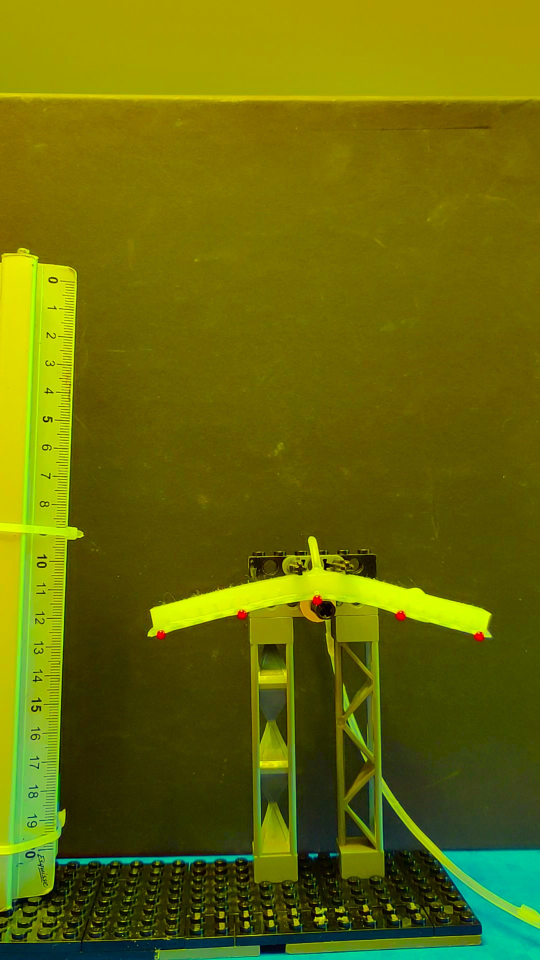
#> input picture Images_Bis/0.jpg, 1080 x 1920 px (shown at 1/2 size)
$ python -i soft_robotics.py   (imports and definitions only)
#> lines starting #> are read from the running program, lines starting #| are printed output that depends on the picture; after the words box and inside, x2 and y2 are one past the last pixel; in counts of white or black regions, pixels touching at a corner belong together


import numpy as np
import cv2 as cv
import matplotlib.pyplot as plt


def extract_coordinates(image_name):

#> called with image_name = 'Images_Bis/0.jpg'
    img = cv.imread(image_name)
#> img is the input picture: shape (1920, 1080, 3); mean B, G, R 8, 107.6, 104.8
    height, width = img.shape[:2]
#> height = 1920; width = 1080
    scale_percent = 40
    # Calculer les nouvelles dimensions de l'image
    new_width = int(width * scale_percent / 100)
#> new_width = 432
    new_height = int(height * scale_percent / 100)
#> new_height = 768
    dim = (new_width, new_height)
#> dim = (432, 768)

    # Redimensionner l'image
    resized = cv.resize(img, dim, interpolation = cv.INTER_AREA)
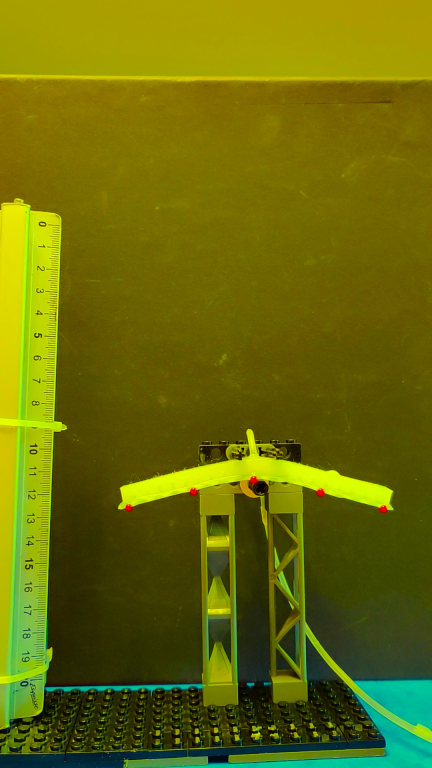
#> resized: shape (768, 432, 3); mean B, G, R 7.9, 107.6, 104.8
    cv.imshow('Initial_Picture',resized)

    img_crop = resized[440:658,0:422]
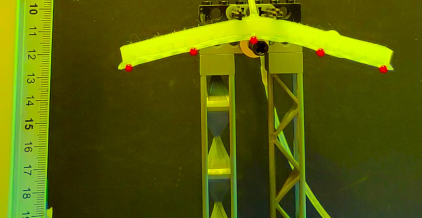
#> img_crop: shape (218, 422, 3); mean B, G, R 7.6, 95.8, 88.1
    cv.imshow("Cropped_Picture",img_crop)
    img_crop = cv.medianBlur(img_crop, 7)
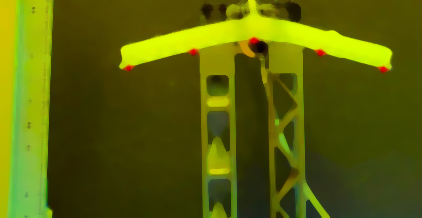
#> img_crop: shape (218, 422, 3); mean B, G, R 6.9, 95.6, 88.4

    img_hsv = cv.cvtColor(img_crop, cv.COLOR_BGR2HSV)
#> img_hsv: shape (218, 422, 3); mean H, S, V 32, 236.4, 98.3
    cv.imshow("HSV colour space",img_hsv)

    # detecting points by color
    red_hsv_lower = np.array([0, 50, 50])
    red_hsv_higher = np.array([10, 255, 255])
    mask1 = cv.inRange(img_hsv, lowerb=red_hsv_lower, upperb=red_hsv_higher)
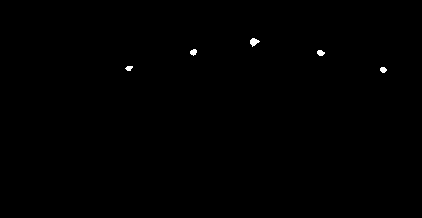
#> mask1: shape (218, 422); 0.2% white; 5 white regions

    red_hsv_lower = np.array([156, 50, 50])
    red_hsv_higher = np.array([180, 255, 255])
    mask2 = cv.inRange(img_hsv, lowerb=red_hsv_lower, upperb=red_hsv_higher)
#> mask2: shape (218, 422); every value is 0
    mask = mask1 + mask2
    cv.imshow("Detection", mask)

    # detecting contours
    contours, hierarchy = cv.findContours(mask, cv.RETR_TREE, cv.CHAIN_APPROX_NONE)
#> contours = 5 contours; box (x1, y1, x2, y2) and area: (250, 38, 260, 47) 41, (317, 50, 325, 56) 26, (190, 49, 197, 56) 26, (380, 67, 387, 73) 24, (125, 66, 133, 71) 20

    # finding centers of contours
    centers = []

    for cnt in contours:
        (x, y), radius = cv.minEnclosingCircle(cnt)
        center = (int(x), int(y))

        centers.append(center)
#> this loop made 5 passes
#> (x, y, radius, center) on passes 2 to 5: (128.5, 67, 3.64, (128, 67)), (320.5, 52, 3.64, (320, 52)), (193.1, 51.64, 3.36, (193, 51)), (254.3, 41.88, 4.74, (254, 41))
#> (x, y, radius) on pass 1: (383, 69, 3.16)
#> after the loop, centers = [(383, 69), (128, 67), (320, 52), (193, 51), (254, 41)]

    # Initialiser les listes vides pour les coordonnées X et Y
    x_coords = []
    y_coords = []

    # Itérer sur chaque tuple dans la liste et extraire les coordonnées
    for coord in centers:
        x_coords.append(coord[0])
        y_coords.append(coord[1])
#> this loop made 5 passes
#> after the loop, x_coords = [383, 128, 320, 193, 254]; y_coords = [69, 67, 52, 51, 41]


    # combiner les deux listes de coordonnées en une liste de tuples
    coords = list(zip(x_coords, y_coords))
#> coords has the same summary as centers

    # trier la liste de tuples en fonction de la première coordonnée (X) en ordre croissant
    coords_sorted = sorted(coords, key=lambda x: x[0])
#> coords_sorted = [(128, 67), (193, 51), (254, 41), (320, 52), (383, 69)]

    # séparer les coordonnées triées en deux listes distinctes de X et de Y
    x_coords = [coord[0] for coord in coords_sorted]
#> x_coords = [128, 193, 254, 320, 383]
    y_coords = [coord[1] for coord in coords_sorted]
#> y_coords = [67, 51, 41, 52, 69]

    # [5 lines of commented-out code are left out]


    return [x_coords,y_coords]

>>> result = extract_coordinates('Images_Bis/0.jpg')
#> result = [[128, 193, 254, 320, 383], [67, 51, 41, 52, 69]]
